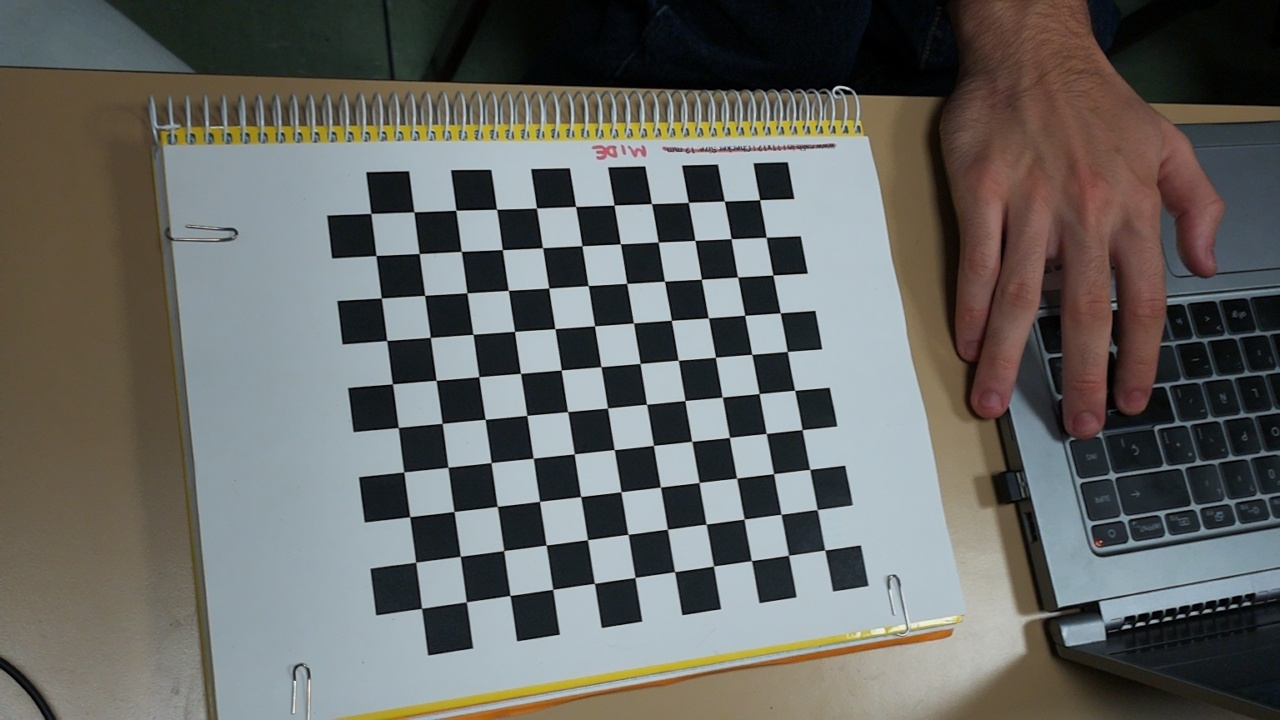
#> input picture calibration_im1/image_0.jpg, 1280 x 720 px, given in place of the camera
$ python shape_color_detection.py
#> lines starting #> are read from the running program, lines starting #| are printed output that depends on the picture; after the words box and inside, x2 and y2 are one past the last pixel; in counts of white or black regions, pixels touching at a corner belong together
import cv2
import numpy as np
from time import time
#from picamera2 import PiCamera

# define the lower and upper bounds of the colors in the HSV color space
RED_LOWER_BOUND_1 = np.array([0, 100, 20])
RED_UPPER_BOUND_1 = np.array([10, 255, 255])
RED_LOWER_BOUND_2 = np.array([160,100,20])
RED_UPPER_BOUND_2 = np.array([179,255,255])
"""
Because red is the color at the beginning/end of the color circle in the HSV
color space, we may want to define two ranges for red, one for the beginning
and one for the end of the color circle, so that we can detect colors at either end
of the color spectrum.
"""

BLUE_LOWER_BOUND = np.array([100, 100, 20])
BLUE_UPPER_BOUND = np.array([120, 255, 255])

GREEN_LOWER_BOUND = np.array([45, 100, 20])
GREEN_UPPER_BOUND = np.array([76, 255, 255])

YELLOW_LOWER_BOUND = np.array([20, 100, 20])
YELLOW_UPPER_BOUND = np.array([40, 255, 255])


SQUARE_ASPECT_RATIO_TOLERANCE = 0.05 # how far off the aspect ratio of a cuadrilateral
# can be from 1.0 (a square) and still be considered a square.

TOLERANCE_DEFECT_POLYGON_CONTOUR = 0.1 # how far off the approximation of a polygon

TIME_TO_DETECT = 5 # the time in seconds the program has to detect the next shape once it has detected a shape of the pattern


class Camera:
    def __init__(self, type:str = "webcam") -> object:
        """
        Intialiser for the camera object. This object will handle the operation of the camera throughout the program.


        Args:
            type (str): type of camera to be used. Either 'pi' or 'webcam'

        Returns:
            object: an object of the camera class
        """
        self.type = type
        self.frameWidth = 1280
        self.frameHeight = 720
        self.color_sequence_index = 0
        self.last_object_detected_time = time()


        cam = None
        """
        if type == "pi":
            cam = Picamera2()
            cam.preview_configuration.main.size=(1280, 720)
            cam.preview_configuration.main.format="RGB888"
            cam.preview_configuration.align()
            cam.configure("preview")
            cam.start()"""

        if type == "webcam":
            cam = cv2.VideoCapture(0)
            cam.set(3, self.frameWidth)
            cam.set(4, self.frameHeight)

        self.cam_obj = cam

    def get_frame(self)-> np.ndarray:
        """
        Gets a frame from the camera and returns it as an image.

        Returns:
            np.ndarray: an image from the camera (BGR format)
        """
        if self.type == "pi":
            frame = self.cam_obj.capture_array()
            frame = cv2.cvtColor(frame, cv2.COLOR_RGB2BGR) # this is if the camera reads in RGB format

        if self.type == "webcam":
            _, frame = self.cam_obj.read()
#> frame is the input picture: shape (720, 1280, 3); mean B, G, R 99, 102.5, 101.8

        return frame

    def end_program(self) -> None:
        """
        Ends the program by closing all the windows and stopping the camera.
        """
        cv2.destroyAllWindows()

        self.stop_camera()

    def stop_camera(self) -> None:
        """
        Stops the camera from capturing images.
        """
        if self.type == "pi":
            self.cam_obj.stop()

        if self.type == "webcam":
            self.cam_obj.release()

    # [20 lines left out: functions next_color, reset_color_sequence, not called in this run]


    def process_red_video(self) -> bool:
        """
        Function that tries to detect a red rectangle in the video feed. We define a
        rectangle as a cuadrilateral with an aspect ratio smaller than 1-SQUARE_ASPECT_RATIO_TOLERANCE
        or larger than 1+SQUARE_ASPECT_RATIO_TOLERANCE.

        Returns:
            bool: True if a red rectangle is detected, False otherwise.
        """

        # get the frame from the camera
        frame = self.get_frame()
        cv2.imshow("frame", frame)

        # convert the frame to HSV color space
        frame_hsv = cv2.cvtColor(frame, cv2.COLOR_BGR2HSV)
#> frame_hsv: shape (720, 1280, 3); mean H, S, V 69.1, 65.5, 111.5

        # create a mask for the red color
        mask1 = cv2.inRange(frame_hsv, RED_LOWER_BOUND_1, RED_UPPER_BOUND_1)
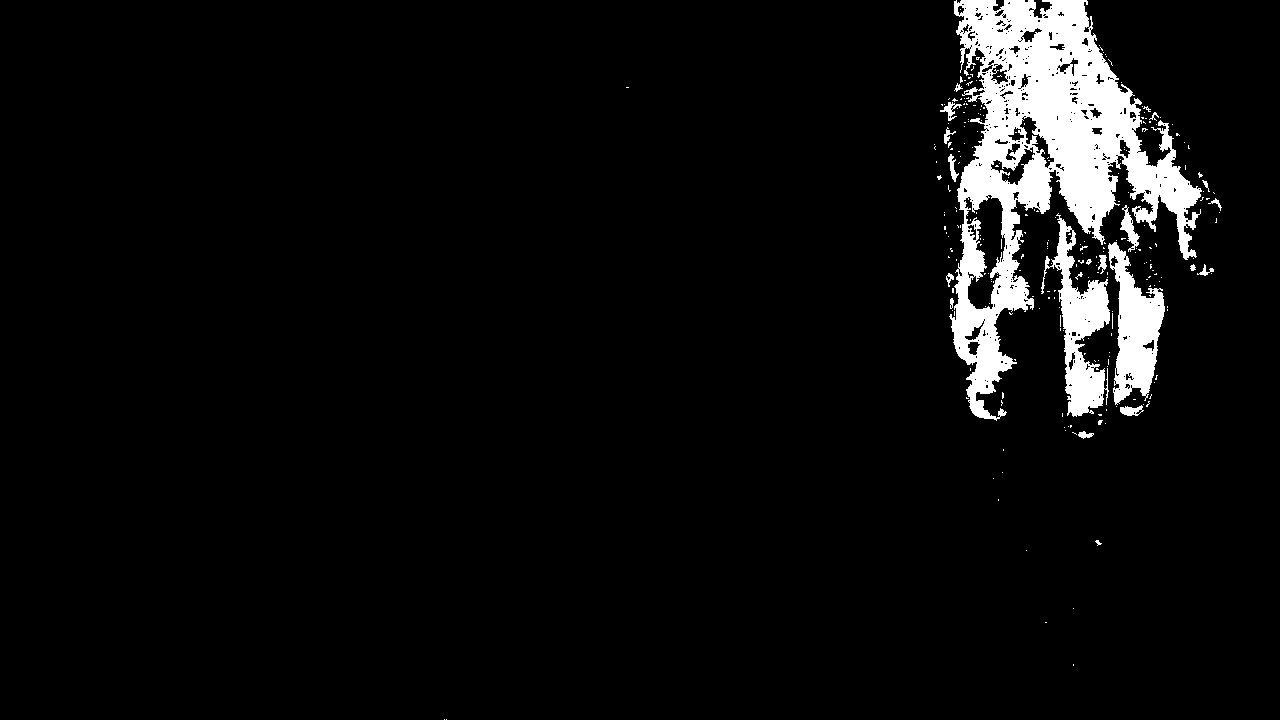
#> mask1: shape (720, 1280); 5.4% white; 258 white regions (237 under 20 px), largest, box (x1, y1, x2, y2) and area: (949, 0, 1202, 421) 38028, (1041, 213, 1110, 417) 5204, (1108, 242, 1165, 405) 4783
        mask2 = cv2.inRange(frame_hsv, RED_LOWER_BOUND_2, RED_UPPER_BOUND_2)
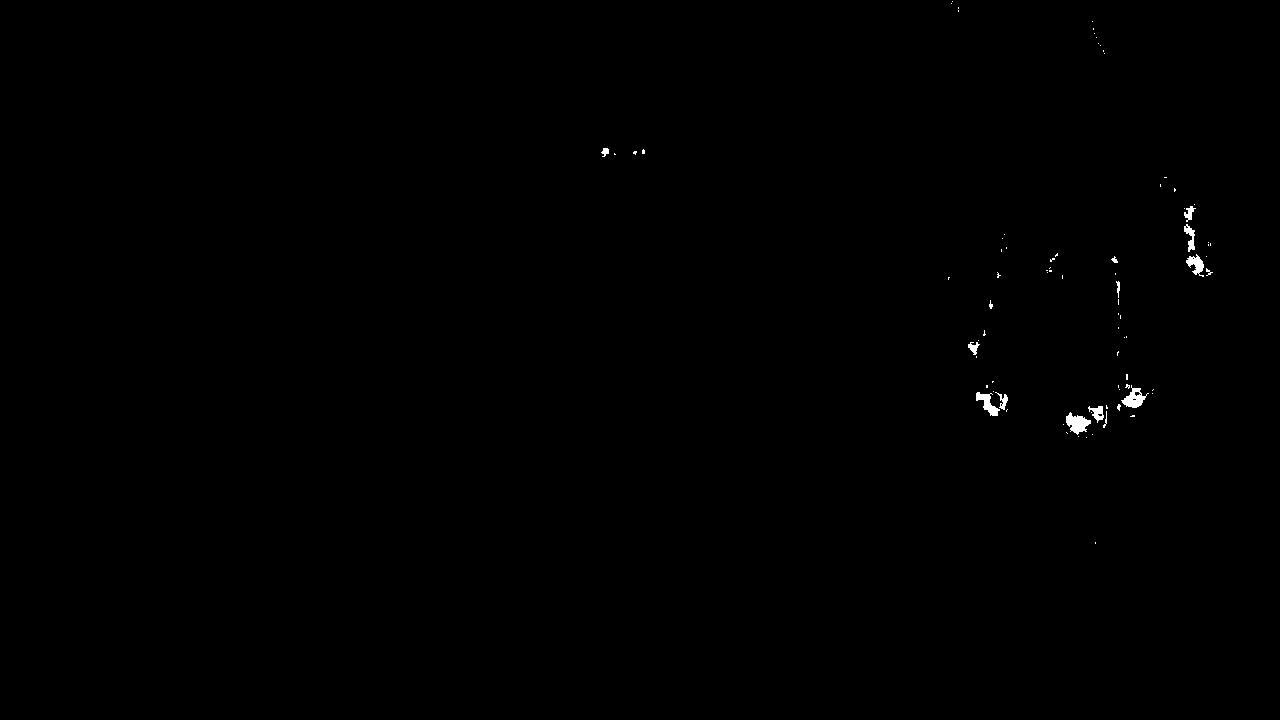
#> mask2: shape (720, 1280); 0.22% white; 83 white regions (68 under 20 px), largest, box (x1, y1, x2, y2) and area: (1066, 412, 1091, 435) 322, (1121, 385, 1149, 408) 286, (976, 392, 1000, 416) 248
        mask = cv2.bitwise_or(mask1, mask2)
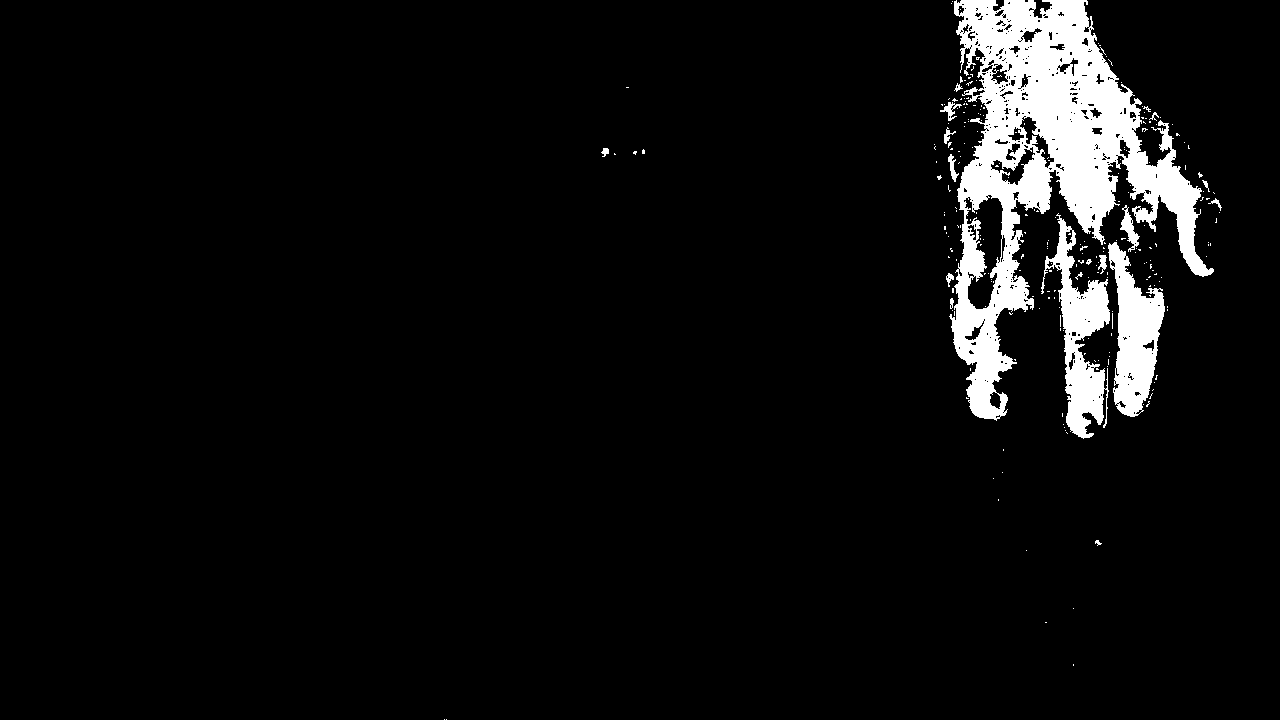
#> mask: shape (720, 1280); 5.7% white; 251 white regions (233 under 20 px), largest, box (x1, y1, x2, y2) and area: (949, 0, 1214, 421) 39133, (1041, 213, 1110, 439) 5839, (1108, 242, 1165, 417) 5380

        # apply the mask to the frame
        red_frame = cv2.bitwise_and(frame, frame, mask=mask)

        # convert the masked frame to grayscale
        red_frame = cv2.cvtColor(red_frame, cv2.COLOR_BGR2GRAY)
#> red_frame: shape (720, 1280)

        _, red_frame = cv2.threshold(red_frame, 127, 255, cv2.THRESH_BINARY)
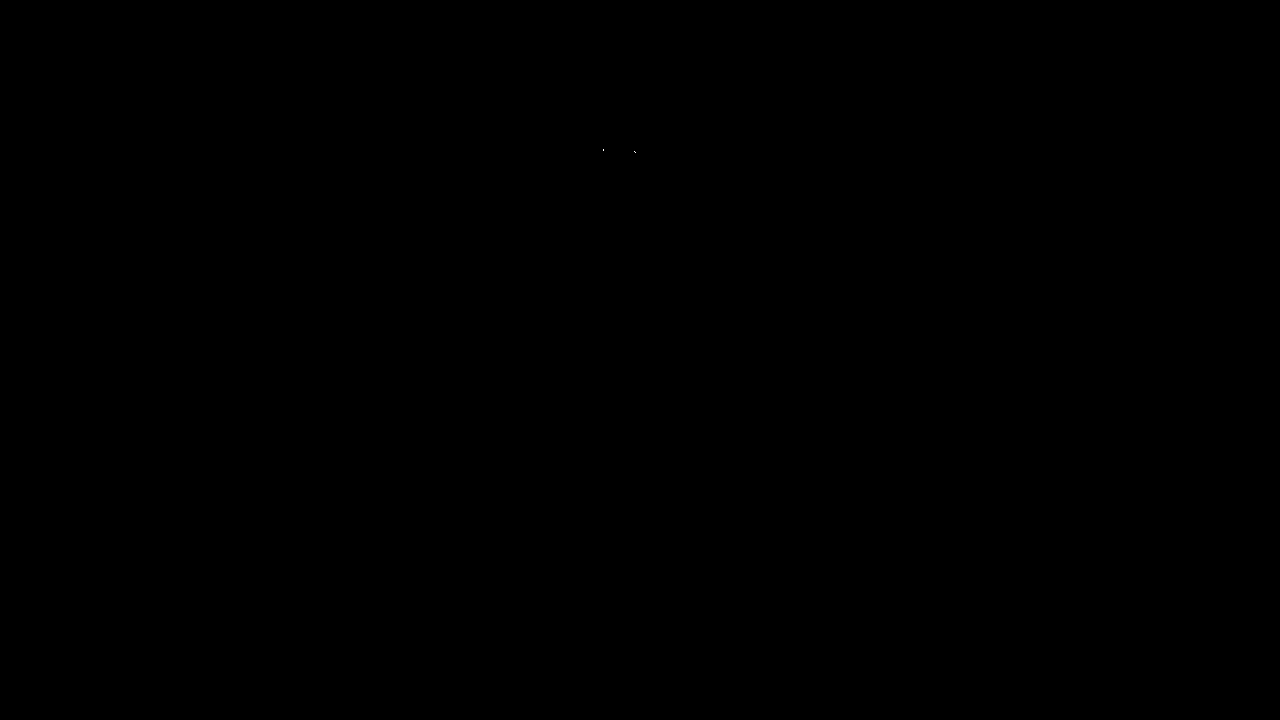
#> red_frame: shape (720, 1280); 0% white in thin lines or dots, all inside (x1, y1, x2, y2) = (603, 149, 636, 153)

        # find the contours in the frame
        contours, _ = cv2.findContours(red_frame, cv2.RETR_TREE, cv2.CHAIN_APPROX_SIMPLE)
#> contours = 2 contours, all with area under 20

        if len(contours) > 0:
            # find the contour with the largest area
            largest_contour = max(contours, key=cv2.contourArea)
#> largest_contour = [[634, 151], [635, 152]]

            # approximate the contour with a polygon
            epsilon = TOLERANCE_DEFECT_POLYGON_CONTOUR * cv2.arcLength(largest_contour, True)
#> epsilon = 0.283
            approx = cv2.approxPolyDP(largest_contour, epsilon, True)
#> approx = [[634, 151], [635, 152]]

            # check if the polygon is a rectangle
            if len(approx) == 4:
                # check if the aspect ratio of the rectangle is outside of the interval [0.95, 1.05]
                x, y, w, h = cv2.boundingRect(approx)


                aspect_ratio = max(float(w) / h, float(h) / w)
                if aspect_ratio < (1-SQUARE_ASPECT_RATIO_TOLERANCE) or aspect_ratio > (1+SQUARE_ASPECT_RATIO_TOLERANCE):
                    print("Red rectangle detected! Press SPACE to continue")
                    return True
        return False

    # [90 lines left out: functions process_blue_video, process_green_video, process_yellow_video, not called in this run]

    def process_video(self) -> bool:
        """
        Function in charge of handling the processing of the video image. This function will
        call the appropriate function depending on the color sequence index (ie, the color of the shape
        we are looking for).

        Returns:
            bool: False if the sequence is complete (the last shape has been detected), True otherwise.
        """
        detected_shape = False
        if self.color_sequence_index == 0:
            print("Looking for red rectangle")
            detected_shape = self.process_red_video()

        if self.color_sequence_index == 1:
            print("Looking for blue square")
            detected_shape = self.process_blue_video()

        if self.color_sequence_index == 2:
            print("Looking for green triangle")
            detected_shape = self.process_green_video()

        if self.color_sequence_index == 3:
            print("Looking for yellow hexagon")
            detected_shape = self.process_yellow_video()

        if detected_shape:
            if self.color_sequence_index != 3:
                print("Press SPACE to continue")
                cv2.waitKey(0)
                self.next_color()
                self.last_object_detected_time = time()
            else:
                print("Sequence complete!")
                return False


        # reset the sequence if no shape is detected in TIME_TO_DETECT seconds
        if self.color_sequence_index > 0 : #and self.color_sequence_index < 4
            if time() - self.last_object_detected_time > TIME_TO_DETECT:
                print("Timed out! Resetting sequence")
                self.reset_color_sequence()

        return True


if __name__ == "__main__":
    cam = Camera(type="webcam") # type can be either "pi" or "webcam"
    frame = cam.get_frame()
    cv2.imshow("frame", frame)

    main_loop = True
    while main_loop:
        cv2.imshow("frame", frame)
        main_loop = cam.process_video() # this function will return False if the sequence is complete

        # if the user presses the 'q' key, end the program
        if cv2.waitKey(1) & 0xFF == ord('q'):
#> (key q is pressed here)
            main_loop = False


    cam.end_program()

$ run again, on calibration_im1/image_1.jpg
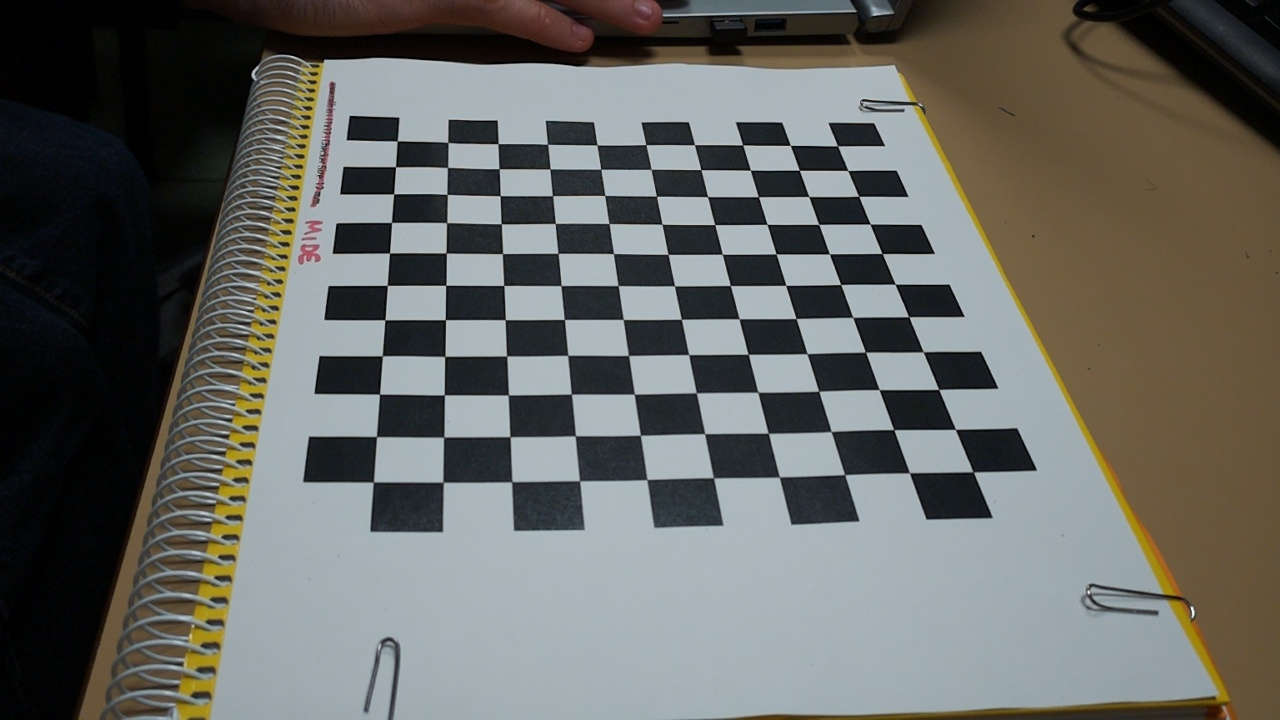
#> input picture calibration_im1/image_1.jpg, 1280 x 720 px, given in place of the camera
#> in get_frame, frame is the input picture: shape (720, 1280, 3); mean B, G, R 99.2, 103.3, 102.3
#> frame_hsv: shape (720, 1280, 3); mean H, S, V 73.8, 66.8, 110.6
#> in process_red_video, `mask1 = cv2.inRange(frame_hsv, RED_LOWER_BOUND_1, RED_UPPER_BOUND_1)`:
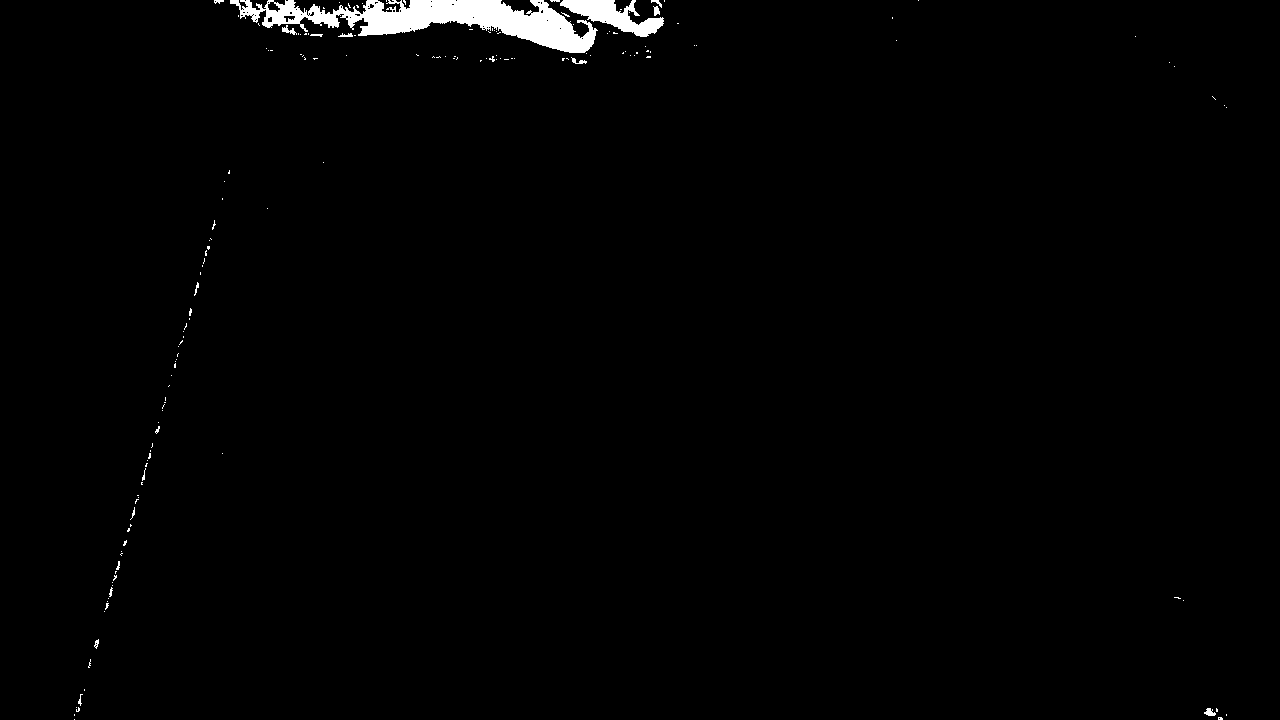
#> mask1: shape (720, 1280); 1.2% white; 161 white regions (144 under 20 px), largest, box (x1, y1, x2, y2) and area: (230, 0, 598, 53) 8314, (560, 0, 664, 37) 1741, (282, 25, 297, 35) 64
#> mask2: shape (720, 1280); 0.07% white; 47 white regions (43 under 20 px), largest, box (x1, y1, x2, y2) and area: (628, 5, 661, 25) 227, (566, 12, 589, 38) 135, (300, 246, 319, 261) 127, (311, 222, 319, 231) 40
#> mask: shape (720, 1280); 1.3% white; 179 white regions (162 under 20 px), largest, box (x1, y1, x2, y2) and area: (230, 0, 664, 53) 10532, (300, 246, 319, 261) 127, (282, 25, 297, 35) 64
#> contours = [[[313, 253]]]
#> largest_contour = [[313, 253]]
#> epsilon = 0
#> approx = [[313, 253]]
